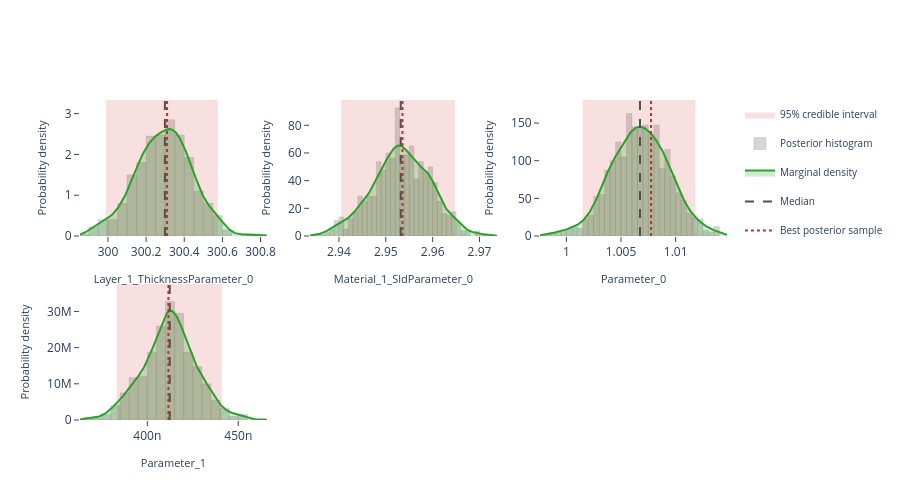

The code cell stored with this chart in its notebook:
### Markdown cell above
## Interactive posterior plots

The next three cells render the same Plotly figures that are shown on the
Bayesian Posterior tab of the EasyReflectometryApp:

* **Marginals** — per-parameter distribution: histogram + smooth KDE marginal,
  shaded 95% credible interval, and median / best-sample lines
  (`plot_distribution` or `posterior.distribution()`)
* **Corner plot** — pairwise marginals + 2-D contours + scatter (`plot_corner`)
* **Traces** — per-chain trace + marginal histogram (`plot_trace`)

The standalone helpers are called with ``return_figure=True`` so they return a
Plotly ``Figure`` that we render in the notebook with ``fig.show()``; the
``PosteriorResults`` methods return the figure directly.

### Code cell
# ---- Marginal posterior distributions ---------------------------------------
# One panel per free parameter, each overlaying the posterior histogram, a
# smooth Gaussian-KDE marginal, the shaded 95% credible interval, and the
# median / best-sample reference lines.  Mirrors the "Marginals" sub-tab in
# the EasyReflectometryApp.

# The PosteriorResults method passes ``logp`` through automatically so the
# best posterior sample (MAP) line is drawn:
fig = posterior.distribution()
fig.show()

# Standalone equivalent (pass ``logp`` to get the best-sample line):
# fig = plot_distribution(
#     posterior.draws,
#     posterior.param_names,
#     logp=posterior.logp,
#     return_figure=True,
# )
# fig.show()

### Figure 1 — Plotly figure (JSON) as saved in the notebook; plotly's stock layout.template omitted (floating-point values rounded to 4 significant figures; data arrays with more than 128 entries replaced by an {"elided": "..."} marker saying what was removed)
{"data": [{"fill": "toself", "fillcolor": "rgba(214, 39, 40, 0.14)", "hoverinfo": "skip", "legendgroup": "95% credible interval", "line": {"color": "rgba(214, 39, 40, 0.14)", "width": 0}, "mode": "lines", "name": "95% credible interval", "showlegend": true, "type": "scatter", "x": [300.0, 300.6, 300.6, 300.0, 300.0], "xaxis": "x", "y": [0.0, 0.0, 3.334, 3.334, 0.0], "yaxis": "y"}, {"histnorm": "probability density", "hovertemplate": "sample=%{x:.4f}<br>density: %{y:.2f}<extra></extra>", "legendgroup": "histogram", "marker": {"color": "rgba(120, 120, 120, 0.38)", "line": {"color": "rgba(120, 120, 120, 0.24)", "width": 1}}, "name": "Posterior histogram", "nbinsx": 40, "opacity": 0.82, "showlegend": true, "type": "histogram", "x": {"elided": "800 float values"}, "xaxis": "x", "yaxis": "y"}, {"fill": "tozeroy", "fillcolor": "rgba(44, 160, 44, 0.22)", "hovertemplate": "Layer_1_ThicknessParameter_0: %{x:.4f}<br>density: %{y:.4f}<extra></extra>", "legendgroup": "marginal", "line": {"color": "rgb(44, 160, 44)", "width": 2}, "mode": "lines", "name": "Marginal density", "showlegend": true, "type": "scatter", "x": {"elided": "256 float values"}, "xaxis": "x", "y": {"elided": "256 float values"}, "yaxis": "y"}, {"hovertemplate": "Median: %{x:.4f}<extra></extra>", "legendgroup": "Median", "line": {"color": "rgb(80, 80, 80)", "dash": "dash", "width": 2}, "mode": "lines", "name": "Median", "showlegend": true, "type": "scatter", "x": [300.3, 300.3], "xaxis": "x", "y": [0.0, 3.334], "yaxis": "y"}, {"hovertemplate": "Best posterior sample: %{x:.4f}<extra></extra>", "legendgroup": "Best posterior sample", "line": {"color": "rgb(214, 39, 40)", "dash": "dot", "width": 2}, "mode": "lines", "name": "Best posterior sample", "showlegend": true, "type": "scatter", "x": [300.3, 300.3], "xaxis": "x", "y": [0.0, 3.334], "yaxis": "y"}, {"fill": "toself", "fillcolor": "rgba(214, 39, 40, 0.14)", "hoverinfo": "skip", "legendgroup": "95% credible interval", "line": {"color": "rgba(214, 39, 40, 0.14)", "width": 0}, "mode": "lines", "name": "95% credible interval", "showlegend": false, "type": "scatter", "x": [2.94, 2.965, 2.965, 2.94, 2.94], "xaxis": "x2", "y": [0.0, 0.0, 98.28, 98.28, 0.0], "yaxis": "y2"}, {"histnorm": "probability density", "hovertemplate": "sample=%{x:.4f}<br>density: %{y:.2f}<extra></extra>", "legendgroup": "histogram", "marker": {"color": "rgba(120, 120, 120, 0.38)", "line": {"color": "rgba(120, 120, 120, 0.24)", "width": 1}}, "name": "Posterior histogram", "nbinsx": 40, "opacity": 0.82, "showlegend": false, "type": "histogram", "x": {"elided": "800 float values"}, "xaxis": "x2", "yaxis": "y2"}, {"fill": "tozeroy", "fillcolor": "rgba(44, 160, 44, 0.22)", "hovertemplate": "Material_1_SldParameter_0: %{x:.4f}<br>density: %{y:.4f}<extra></extra>", "legendgroup": "marginal", "line": {"color": "rgb(44, 160, 44)", "width": 2}, "mode": "lines", "name": "Marginal density", "showlegend": false, "type": "scatter", "x": {"elided": "256 float values"}, "xaxis": "x2", "y": {"elided": "256 float values"}, "yaxis": "y2"}, {"hovertemplate": "Median: %{x:.4f}<extra></extra>", "legendgroup": "Median", "line": {"color": "rgb(80, 80, 80)", "dash": "dash", "width": 2}, "mode": "lines", "name": "Median", "showlegend": false, "type": "scatter", "x": [2.953, 2.953], "xaxis": "x2", "y": [0.0, 98.28], "yaxis": "y2"}, {"hovertemplate": "Best posterior sample: %{x:.4f}<extra></extra>", "legendgroup": "Best posterior sample", "line": {"color": "rgb(214, 39, 40)", "dash": "dot", "width": 2}, "mode": "lines", "name": "Best posterior sample", "showlegend": false, "type": "scatter", "x": [2.954, 2.954], "xaxis": "x2", "y": [0.0, 98.28], "yaxis": "y2"}, {"fill": "toself", "fillcolor": "rgba(214, 39, 40, 0.14)", "hoverinfo": "skip", "legendgroup": "95% credible interval", "line": {"color": "rgba(214, 39, 40, 0.14)", "width": 0}, "mode": "lines", "name": "95% credible interval", "showlegend": false, "type": "scatter", "x": [1.001, 1.012, 1.012, 1.001, 1.001], "xaxis": "x3", "y": [0.0, 0.0, 180.7, 180.7, 0.0], "yaxis": "y3"}, {"histnorm": "probability density", "hovertemplate": "sample=%{x:.4f}<br>density: %{y:.2f}<extra></extra>", "legendgroup": "histogram", "marker": {"color": "rgba(120, 120, 120, 0.38)", "line": {"color": "rgba(120, 120, 120, 0.24)", "width": 1}}, "name": "Posterior histogram", "nbinsx": 40, "opacity": 0.82, "showlegend": false, "type": "histogram", "x": {"elided": "800 float values"}, "xaxis": "x3", "yaxis": "y3"}, {"fill": "tozeroy", "fillcolor": "rgba(44, 160, 44, 0.22)", "hovertemplate": "Parameter_0: %{x:.4f}<br>density: %{y:.4f}<extra></extra>", "legendgroup": "marginal", "line": {"color": "rgb(44, 160, 44)", "width": 2}, "mode": "lines", "name": "Marginal density", "showlegend": false, "type": "scatter", "x": {"elided": "256 float values"}, "xaxis": "x3", "y": {"elided": "256 float values"}, "yaxis": "y3"}, {"hovertemplate": "Median: %{x:.4f}<extra></extra>", "legendgroup": "Median", "line": {"color": "rgb(80, 80, 80)", "dash": "dash", "width": 2}, "mode": "lines", "name": "Median", "showlegend": false, "type": "scatter", "x": [1.007, 1.007], "xaxis": "x3", "y": [0.0, 180.7], "yaxis": "y3"}, {"hovertemplate": "Best posterior sample: %{x:.4f}<extra></extra>", "legendgroup": "Best posterior sample", "line": {"color": "rgb(214, 39, 40)", "dash": "dot", "width": 2}, "mode": "lines", "name": "Best posterior sample", "showlegend": false, "type": "scatter", "x": [1.008, 1.008], "xaxis": "x3", "y": [0.0, 180.7], "yaxis": "y3"}, {"fill": "toself", "fillcolor": "rgba(214, 39, 40, 0.14)", "hoverinfo": "skip", "legendgroup": "95% credible interval", "line": {"color": "rgba(214, 39, 40, 0.14)", "width": 0}, "mode": "lines", "name": "95% credible interval", "showlegend": false, "type": "scatter", "x": [3.831e-07, 4.409e-07, 4.409e-07, 3.831e-07, 3.831e-07], "xaxis": "x4", "y": [0.0, 0.0, 37580000.0, 37580000.0, 0.0], "yaxis": "y4"}, {"histnorm": "probability density", "hovertemplate": "sample=%{x:.4f}<br>density: %{y:.2f}<extra></extra>", "legendgroup": "histogram", "marker": {"color": "rgba(120, 120, 120, 0.38)", "line": {"color": "rgba(120, 120, 120, 0.24)", "width": 1}}, "name": "Posterior histogram", "nbinsx": 40, "opacity": 0.82, "showlegend": false, "type": "histogram", "x": {"elided": "800 float values"}, "xaxis": "x4", "yaxis": "y4"}, {"fill": "tozeroy", "fillcolor": "rgba(44, 160, 44, 0.22)", "hovertemplate": "Parameter_1: %{x:.4f}<br>density: %{y:.4f}<extra></extra>", "legendgroup": "marginal", "line": {"color": "rgb(44, 160, 44)", "width": 2}, "mode": "lines", "name": "Marginal density", "showlegend": false, "type": "scatter", "x": {"elided": "256 float values"}, "xaxis": "x4", "y": {"elided": "256 float values"}, "yaxis": "y4"}, {"hovertemplate": "Median: %{x:.4f}<extra></extra>", "legendgroup": "Median", "line": {"color": "rgb(80, 80, 80)", "dash": "dash", "width": 2}, "mode": "lines", "name": "Median", "showlegend": false, "type": "scatter", "x": [4.123e-07, 4.123e-07], "xaxis": "x4", "y": [0.0, 37580000.0], "yaxis": "y4"}, {"hovertemplate": "Best posterior sample: %{x:.4f}<extra></extra>", "legendgroup": "Best posterior sample", "line": {"color": "rgb(214, 39, 40)", "dash": "dot", "width": 2}, "mode": "lines", "name": "Best posterior sample", "showlegend": false, "type": "scatter", "x": [4.116e-07, 4.116e-07], "xaxis": "x4", "y": [0.0, 37580000.0], "yaxis": "y4"}], "layout": {"barmode": "overlay", "height": 500, "legend": {"font": {"size": 10}}, "plot_bgcolor": "white", "showlegend": true, "xaxis": {"anchor": "y", "domain": [0.0, 0.2889], "range": [299.9, 300.8], "showgrid": false, "ticks": "outside", "title": {"font": {"size": 11}, "text": "Layer_1_ThicknessParameter_0"}, "zeroline": false}, "xaxis2": {"anchor": "y2", "domain": [0.3556, 0.6444], "range": [2.934, 2.974], "showgrid": false, "ticks": "outside", "title": {"font": {"size": 11}, "text": "Material_1_SldParameter_0"}, "zeroline": false}, "xaxis3": {"anchor": "y3", "domain": [0.7111, 1.0], "range": [0.9976, 1.015], "showgrid": false, "ticks": "outside", "title": {"font": {"size": 11}, "text": "Parameter_0"}, "zeroline": false}, "xaxis4": {"anchor": "y4", "domain": [0.0, 0.2889], "range": [3.63e-07, 4.657e-07], "showgrid": false, "ticks": "outside", "title": {"font": {"size": 11}, "text": "Parameter_1"}, "zeroline": false}, "xaxis5": {"anchor": "y5", "domain": [0.3556, 0.6444], "showgrid": false, "ticks": "outside", "zeroline": false}, "xaxis6": {"anchor": "y6", "domain": [0.7111, 1.0], "showgrid": false, "ticks": "outside", "zeroline": false}, "yaxis": {"anchor": "x", "domain": [0.575, 1.0], "range": [0.0, 3.334], "showgrid": false, "ticks": "outside", "title": {"font": {"size": 11}, "text": "Probability density"}, "zeroline": false}, "yaxis2": {"anchor": "x2", "domain": [0.575, 1.0], "range": [0.0, 98.28], "showgrid": false, "ticks": "outside", "title": {"font": {"size": 11}, "text": "Probability density"}, "zeroline": false}, "yaxis3": {"anchor": "x3", "domain": [0.575, 1.0], "range": [0.0, 180.7], "showgrid": false, "ticks": "outside", "title": {"font": {"size": 11}, "text": "Probability density"}, "zeroline": false}, "yaxis4": {"anchor": "x4", "domain": [0.0, 0.425], "range": [0.0, 37580000.0], "showgrid": false, "ticks": "outside", "title": {"font": {"size": 11}, "text": "Probability density"}, "zeroline": false}, "yaxis5": {"anchor": "x5", "domain": [0.0, 0.425], "showgrid": false, "ticks": "outside", "zeroline": false}, "yaxis6": {"anchor": "x6", "domain": [0.0, 0.425], "showgrid": false, "ticks": "outside", "zeroline": false}}}
